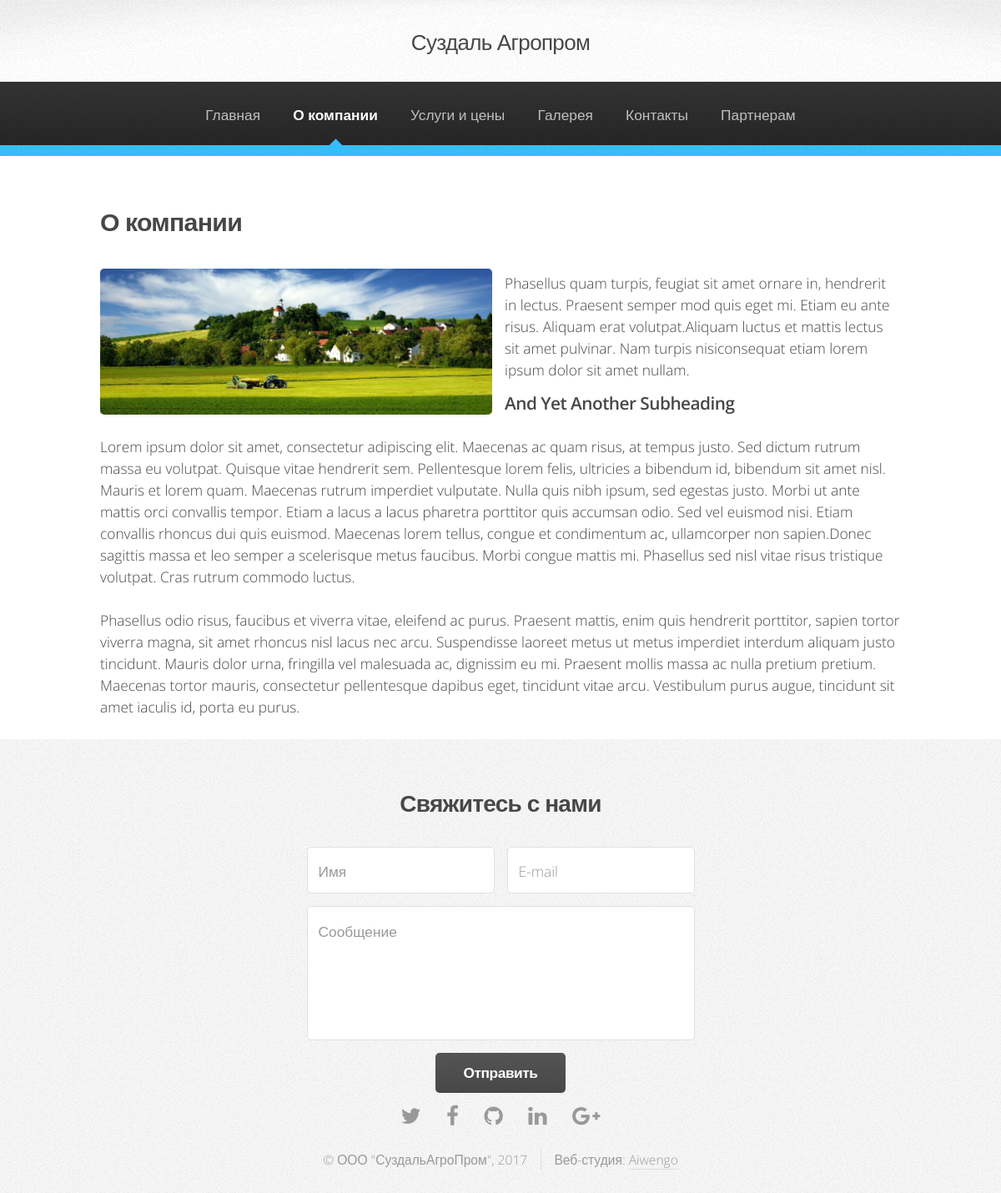
/about, run on the app's committed database.
### chunks/models.py (models this page shows, shortened)
class Chunk(models.Model):
    key = models.CharField(_(u'Key'), help_text=_(u"A unique name for this chunk of content"), blank=False, max_length=255, unique=True)
    content = models.TextField(_(u'Content'), blank=True)
    description = models.CharField(_(u'Description'), blank=True, max_length=64, help_text=_(u"Short Description"))
    class Meta:
        verbose_name = _(u'chunk')
        verbose_name_plural = _(u'chunks')

### siteagro/views.py (the view)
# urls.py: path('about', views.about, name='about'),
def about(request):
    return render(request, "about.html", {"About":"current"})

### chunks/templatetags/chunks.py (called while the page is built)
def do_chunk(parser, token):
    tokens = token.split_contents()
    if len(tokens) < 2 or len(tokens) > 3:
        raise template.TemplateSyntaxError(
            "%r tag requires a single argument" % token.contents.split()[0]
        )
    if len(tokens) == 2:
        tag_name, key = tokens
        cache_time = 0
    if len(tokens) == 3:
        tag_name, key, cache_time = tokens
    key = ensure_quoted_string(key, "%r tag's argument should be in quotes" % tag_name)
    return ChunkNode(key, cache_time)

def ensure_quoted_string(string, error_message):
    if not (string[0] == string[-1] and string[0] in ('"', "'")):
        raise template.TemplateSyntaxError(error_message)
    return string[1:-1]

    def render(self, context):
        try:
            cache_key = CACHE_PREFIX + self.key
            c = cache.get(cache_key)
            if c is None:
                c = Chunk.objects.get(key=self.key)
                cache.set(cache_key, c, int(self.cache_time))
            content = c.content
        except Chunk.DoesNotExist:
            content = ''
        return content

### siteagro/templates/about.html (shortened to what this page needs)
{% extends "base.html" %}
{% load static %}
{% load chunks %}
{% block stylesheets %}
	<link rel="stylesheet"  href="{% static 'siteagro/css/about.css' %}" />
{% endblock %}
{% block content %}
<section class="wrapper style1">
					<div class="container">
						<div id="content">
								<article class="about-company-article">
									<header>
										<h2>О компании</h2>
									</header>
									<span class="image featured">
										<div class="img-wrapper">
											<img class="about-company-img" src= '{% chunk "about_image" %}' alt="" />
										</div>
									</span>
									<p>{% chunk "about_title"%}</p>
									<h3>{% chunk "about_subheading" %}</h3>
									<p>{% chunk "about_about" %}</p>
								</article>
						</div>
					</div>
				</section>
{% endblock %}

### siteagro/static/siteagro/css/main.css (style rules this page uses)
html, body, div, span, applet, object, iframe, h1, h2, h3, h4, h5, h6, p, blockquote, pre, a, abbr, acronym, address, big, cite, code, del, dfn, em, img, ins, kbd, q, s, samp, small, strike, strong, sub, sup, tt, var, b, u, i, center, dl, dt, dd, ol, ul, li, fieldset, form, label, legend, table, caption, tbody, tfoot, thead, tr, th, td, article, aside, canvas, details, embed, figure, figcaption, footer, header, hgroup, menu, nav, output, ruby, section, summary, time, mark, audio, video { margin: 0; padding: 0; border: 0; font-size: 100%; font: inherit; vertical-align: baseline; }
article, aside, details, figcaption, figure, footer, header, hgroup, menu, nav, section { display: block; }
body { line-height: 1; }
body { -webkit-text-size-adjust: none; }
*, *:before, *:after { -moz-box-sizing: border-box; -webkit-box-sizing: border-box; box-sizing: border-box; }
.container { margin-left: auto; margin-right: auto; }
.container { width: 1400px; }
@media screen and (max-width: 1680px) { .container { width: 1200px; } }
@media screen and (max-width: 1280px) { .container { width: 960px; } }
body { background: #f7f7f7 url("images/bg01.png"); }
body, input, select, textarea { color: #474747; font-family: 'Open Sans', sans-serif; font-size: 16pt; font-weight: 300; line-height: 1.65em; }
p, ul, ol, dl, table, blockquote { margin: 0 0 0.5em 0; }
h1, h2, h3, h4, h5, h6 { color: inherit; font-weight: 600; line-height: 1.75em; margin-bottom: 1em; }
h2 { font-size: 1.75em; letter-spacing: -0.025em; }
h3 { font-size: 1.2em; letter-spacing: -0.025em; }
.image { border: 0; display: inline-block; position: relative; border-radius: 5px; }
.image img { display: block; border-radius: 5px; }
.image.featured { display: block; margin: 0 0 2em 0; }
.image.featured img { display: block; width: 100%; }
.wrapper { padding: 1.5em 0 3em 0; }
.wrapper.style1 { background: #fff; }
@media screen and (max-width: 1680px) { body, input, select, textarea { font-size: 14pt; line-height: 1.5em; } }
@media screen and (max-width: 1280px) { body, input, select, textarea { font-size: 13pt; line-height: 1.5em; } }
@media screen and (max-width: 1280px) { .wrapper { padding: 3em 0 1em 0; } }

### siteagro/static/siteagro/css/about.css (style rules this page uses)
.about-company-article .about-company-img { display: block; max-width: 470px !important; float: left; margin-right: 15px; }

### data on the page
Chunk: content (picture)
Chunk: content "Phasellus quam turpis, feugiat sit amet ornare in, hendrerit in lectus. Praesent semper mod quis eget mi. Etiam eu ante risus. Aliquam erat volutpat.Aliquam luctus et mattis lectus sit amet pulvinar. Nam turpis nisiconsequat etiam lorem ipsum dolor sit amet nullam."
Chunk: content "And Yet Another Subheading"
Chunk: content "Lorem ipsum dolor sit amet, consectetur adipiscing elit. Maecenas ac quam risus, at tempus justo. Sed dictum rutrum massa eu volutpat. Quisque vitae hendrerit sem. Pellentesque lorem felis, ultricies a bibendum id, bibendum sit amet nisl. Mauris et lorem quam. Maecenas rutrum imperdiet vulputate. Nulla quis nibh ipsum, sed egestas justo. Morbi ut ante mattis orci convallis tempor. Etiam a lacus a lacus pharetra porttitor quis accumsan odio. Sed vel euismod nisi. Etiam convallis rhoncus dui quis euismod. Maecenas lorem tellus, congue et condimentum ac, ullamcorper non sapien.Donec sagittis massa et leo semper a scelerisque metus faucibus. Morbi congue mattis mi. Phasellus sed nisl vitae…"
